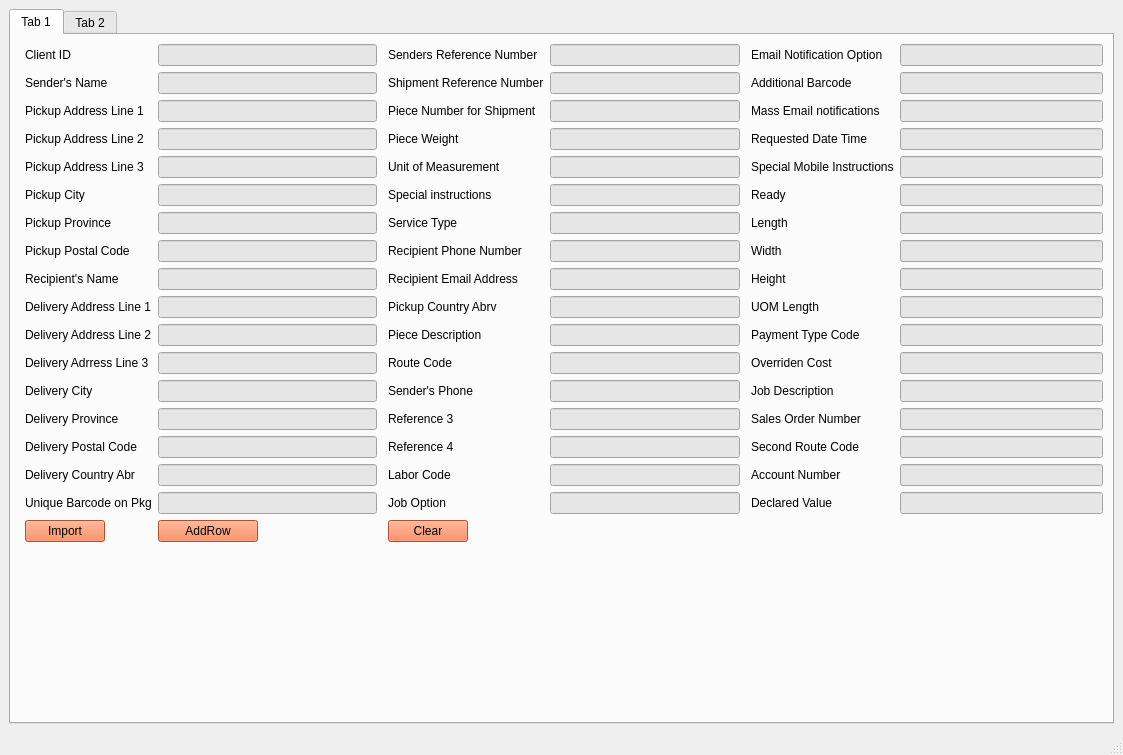
<?xml version="1.0" encoding="UTF-8"?>
<ui version="4.0">
 <class>MainWindow</class>
 <widget class="QMainWindow" name="MainWindow">
  <property name="geometry">
   <rect>
    <x>0</x>
    <y>0</y>
    <width>1123</width>
    <height>755</height>
   </rect>
  </property>
  <property name="minimumSize">
   <size>
    <width>1000</width>
    <height>700</height>
   </size>
  </property>
  <property name="cursor">
   <cursorShape>ArrowCursor</cursorShape>
  </property>
  <property name="windowTitle">
   <string>MainWindow</string>
  </property>
  <property name="styleSheet">
   <string notr="true"/>
  </property>
  <widget class="QWidget" name="centralwidget">
   <property name="styleSheet">
    <string notr="true">QPushButton{
background-color: #ffffb3
}


QLineEdit{
background-color: #e6e6e6;
}</string>
   </property>
   <layout class="QVBoxLayout" name="verticalLayout">
    <item>
     <widget class="QTabWidget" name="tabWidget">
      <property name="styleSheet">
       <string notr="true">QPushButton { color: black; background-color: #f3703c }</string>
      </property>
      <property name="currentIndex">
       <number>0</number>
      </property>
      <widget class="QWidget" name="tab">
       <attribute name="title">
        <string>Tab 1</string>
       </attribute>
       <layout class="QHBoxLayout" name="horizontalLayout_2">
        <item>
         <layout class="QFormLayout" name="formLayout">
          <property name="leftMargin">
           <number>5</number>
          </property>
          <item row="0" column="0">
           <widget class="QLabel" name="clientIDLabel">
            <property name="text">
             <string>Client ID</string>
            </property>
           </widget>
          </item>
          <item row="0" column="1">
           <widget class="QLineEdit" name="clientIDLineEdit"/>
          </item>
          <item row="1" column="0">
           <widget class="QLabel" name="senderSNameLabel">
            <property name="text">
             <string>Sender's Name</string>
            </property>
           </widget>
          </item>
          <item row="1" column="1">
           <widget class="QLineEdit" name="senderSNameLineEdit"/>
          </item>
          <item row="2" column="0">
           <widget class="QLabel" name="pickupAddressLine1Label">
            <property name="text">
             <string>Pickup Address Line 1</string>
            </property>
           </widget>
          </item>
          <item row="2" column="1">
           <widget class="QLineEdit" name="pickupAddressLine1LineEdit"/>
          </item>
          <item row="3" column="0">
           <widget class="QLabel" name="pickupAddressLine2Label">
            <property name="text">
             <string>Pickup Address Line 2</string>
            </property>
           </widget>
          </item>
          <item row="3" column="1">
           <widget class="QLineEdit" name="pickupAddressLine2LineEdit"/>
          </item>
          <item row="4" column="0">
           <widget class="QLabel" name="pickupAddressLine3Label">
            <property name="text">
             <string>Pickup Address Line 3</string>
            </property>
           </widget>
          </item>
          <item row="4" column="1">
           <widget class="QLineEdit" name="pickupAddressLine3LineEdit"/>
          </item>
          <item row="5" column="0">
           <widget class="QLabel" name="pickupCityLabel">
            <property name="text">
             <string>Pickup City</string>
            </property>
           </widget>
          </item>
          <item row="5" column="1">
           <widget class="QLineEdit" name="pickupCityLineEdit"/>
          </item>
          <item row="6" column="0">
           <widget class="QLabel" name="pickupProvinceLabel">
            <property name="text">
             <string>Pickup Province</string>
            </property>
           </widget>
          </item>
          <item row="6" column="1">
           <widget class="QLineEdit" name="pickupProvinceLineEdit"/>
          </item>
          <item row="7" column="0">
           <widget class="QLabel" name="pickupPostalCodeLabel">
            <property name="text">
             <string>Pickup Postal Code</string>
            </property>
           </widget>
          </item>
          <item row="7" column="1">
           <widget class="QLineEdit" name="pickupPostalCodeLineEdit"/>
          </item>
          <item row="8" column="0">
           <widget class="QLabel" name="recipientSNameLabel">
            <property name="text">
             <string>Recipient's Name</string>
            </property>
           </widget>
          </item>
          <item row="8" column="1">
           <widget class="QLineEdit" name="recipientSNameLineEdit"/>
          </item>
          <item row="9" column="0">
           <widget class="QLabel" name="deliveryAddressLine1Label">
            <property name="text">
             <string>Delivery Address Line 1</string>
            </property>
           </widget>
          </item>
          <item row="9" column="1">
           <widget class="QLineEdit" name="deliveryAddressLine1LineEdit"/>
          </item>
          <item row="10" column="0">
           <widget class="QLabel" name="deliveryAddressLine2Label">
            <property name="text">
             <string>Delivery Address Line 2</string>
            </property>
           </widget>
          </item>
          <item row="10" column="1">
           <widget class="QLineEdit" name="deliveryAddressLine2LineEdit"/>
          </item>
          <item row="11" column="0">
           <widget class="QLabel" name="deliveryAdrressLine3Label">
            <property name="text">
             <string>Delivery Adrress Line 3</string>
            </property>
           </widget>
          </item>
          <item row="11" column="1">
           <widget class="QLineEdit" name="deliveryAdrressLine3LineEdit"/>
          </item>
          <item row="12" column="0">
           <widget class="QLabel" name="deliveryCityLabel">
            <property name="text">
             <string>Delivery City</string>
            </property>
           </widget>
          </item>
          <item row="12" column="1">
           <widget class="QLineEdit" name="deliveryCityLineEdit"/>
          </item>
          <item row="13" column="0">
           <widget class="QLabel" name="deliveryProvinceLabel">
            <property name="text">
             <string>Delivery Province</string>
            </property>
           </widget>
          </item>
          <item row="13" column="1">
           <widget class="QLineEdit" name="deliveryProvinceLineEdit"/>
          </item>
          <item row="14" column="0">
           <widget class="QLabel" name="deliveryPostalCodeLabel">
            <property name="text">
             <string>Delivery Postal Code</string>
            </property>
           </widget>
          </item>
          <item row="14" column="1">
           <widget class="QLineEdit" name="deliveryPostalCodeLineEdit"/>
          </item>
          <item row="15" column="0">
           <widget class="QLabel" name="deliveryCountryAbreviationLabel">
            <property name="text">
             <string>Delivery Country Abr</string>
            </property>
           </widget>
          </item>
          <item row="15" column="1">
           <widget class="QLineEdit" name="deliveryCountryAbreviationLineEdit"/>
          </item>
          <item row="16" column="0">
           <widget class="QLabel" name="uniqueBarcodeOnPkgLabel">
            <property name="text">
             <string>Unique Barcode on Pkg</string>
            </property>
           </widget>
          </item>
          <item row="16" column="1">
           <widget class="QLineEdit" name="uniqueBarcodeOnPkgLineEdit"/>
          </item>
          <item row="17" column="0">
           <widget class="QPushButton" name="Import">
            <property name="maximumSize">
             <size>
              <width>200</width>
              <height>200</height>
             </size>
            </property>
            <property name="autoFillBackground">
             <bool>false</bool>
            </property>
            <property name="text">
             <string>Import</string>
            </property>
           </widget>
          </item>
          <item row="17" column="1">
           <widget class="QPushButton" name="AddRow">
            <property name="minimumSize">
             <size>
              <width>0</width>
              <height>0</height>
             </size>
            </property>
            <property name="maximumSize">
             <size>
              <width>100</width>
              <height>200</height>
             </size>
            </property>
            <property name="styleSheet">
             <string notr="true"/>
            </property>
            <property name="text">
             <string>AddRow</string>
            </property>
           </widget>
          </item>
         </layout>
        </item>
        <item>
         <layout class="QFormLayout" name="formLayout_2">
          <property name="leftMargin">
           <number>5</number>
          </property>
          <item row="0" column="0">
           <widget class="QLabel" name="sendersReferenceNumberLabel">
            <property name="text">
             <string>Senders Reference Number</string>
            </property>
           </widget>
          </item>
          <item row="0" column="1">
           <widget class="QLineEdit" name="sendersReferenceNumberLineEdit"/>
          </item>
          <item row="1" column="0">
           <widget class="QLabel" name="shipmentReferenceNumberLabel">
            <property name="text">
             <string>Shipment Reference Number</string>
            </property>
           </widget>
          </item>
          <item row="1" column="1">
           <widget class="QLineEdit" name="shipmentReferenceNumberLineEdit"/>
          </item>
          <item row="2" column="0">
           <widget class="QLabel" name="pieceNumberForShipmentLabel">
            <property name="text">
             <string>Piece Number for Shipment</string>
            </property>
           </widget>
          </item>
          <item row="2" column="1">
           <widget class="QLineEdit" name="pieceNumberForShipmentLineEdit"/>
          </item>
          <item row="3" column="0">
           <widget class="QLabel" name="pieceWeightLabel">
            <property name="text">
             <string>Piece Weight</string>
            </property>
           </widget>
          </item>
          <item row="3" column="1">
           <widget class="QLineEdit" name="pieceWeightLineEdit"/>
          </item>
          <item row="4" column="0">
           <widget class="QLabel" name="unitOfMeasurementLabel">
            <property name="text">
             <string>Unit of Measurement</string>
            </property>
           </widget>
          </item>
          <item row="4" column="1">
           <widget class="QLineEdit" name="unitOfMeasurementLineEdit"/>
          </item>
          <item row="5" column="0">
           <widget class="QLabel" name="specialInstructionsLabel">
            <property name="text">
             <string>Special instructions</string>
            </property>
           </widget>
          </item>
          <item row="5" column="1">
           <widget class="QLineEdit" name="specialInstructionsLineEdit"/>
          </item>
          <item row="6" column="0">
           <widget class="QLabel" name="serviceTypeLabel">
            <property name="text">
             <string>Service Type</string>
            </property>
           </widget>
          </item>
          <item row="6" column="1">
           <widget class="QLineEdit" name="serviceTypeLineEdit"/>
          </item>
          <item row="7" column="0">
           <widget class="QLabel" name="recipientPhoneNumberLabel">
            <property name="text">
             <string>Recipient Phone Number</string>
            </property>
           </widget>
          </item>
          <item row="7" column="1">
           <widget class="QLineEdit" name="recipientPhoneNumberLineEdit"/>
          </item>
          <item row="8" column="0">
           <widget class="QLabel" name="recipientEmailAddressLabel">
            <property name="text">
             <string>Recipient Email Address</string>
            </property>
           </widget>
          </item>
          <item row="8" column="1">
           <widget class="QLineEdit" name="recipientEmailAddressLineEdit"/>
          </item>
          <item row="9" column="0">
           <widget class="QLabel" name="pickupCountryAbrvLabel">
            <property name="text">
             <string>Pickup Country Abrv</string>
            </property>
           </widget>
          </item>
          <item row="9" column="1">
           <widget class="QLineEdit" name="pickupCountryAbrvLineEdit"/>
          </item>
          <item row="10" column="0">
           <widget class="QLabel" name="pieceDescriptionLabel">
            <property name="text">
             <string>Piece Description</string>
            </property>
           </widget>
          </item>
          <item row="10" column="1">
           <widget class="QLineEdit" name="pieceDescriptionLineEdit"/>
          </item>
          <item row="11" column="0">
           <widget class="QLabel" name="routeCodeLabel">
            <property name="text">
             <string>Route Code</string>
            </property>
           </widget>
          </item>
          <item row="11" column="1">
           <widget class="QLineEdit" name="routeCodeLineEdit"/>
          </item>
          <item row="12" column="0">
           <widget class="QLabel" name="senderSPhoneLabel">
            <property name="text">
             <string>Sender's Phone</string>
            </property>
           </widget>
          </item>
          <item row="12" column="1">
           <widget class="QLineEdit" name="senderSPhoneLineEdit"/>
          </item>
          <item row="13" column="0">
           <widget class="QLabel" name="reference3Label">
            <property name="text">
             <string>Reference 3</string>
            </property>
           </widget>
          </item>
          <item row="13" column="1">
           <widget class="QLineEdit" name="reference3LineEdit"/>
          </item>
          <item row="14" column="0">
           <widget class="QLabel" name="reference4Label">
            <property name="text">
             <string>Reference 4</string>
            </property>
           </widget>
          </item>
          <item row="14" column="1">
           <widget class="QLineEdit" name="reference4LineEdit"/>
          </item>
          <item row="15" column="0">
           <widget class="QLabel" name="laborCodeLabel">
            <property name="text">
             <string>Labor Code</string>
            </property>
           </widget>
          </item>
          <item row="15" column="1">
           <widget class="QLineEdit" name="laborCodeLineEdit"/>
          </item>
          <item row="16" column="0">
           <widget class="QLabel" name="jobOptionLabel">
            <property name="text">
             <string>Job Option</string>
            </property>
           </widget>
          </item>
          <item row="16" column="1">
           <widget class="QLineEdit" name="jobOptionLineEdit"/>
          </item>
          <item row="17" column="0">
           <widget class="QPushButton" name="Clear">
            <property name="text">
             <string>Clear</string>
            </property>
           </widget>
          </item>
         </layout>
        </item>
        <item>
         <layout class="QFormLayout" name="formLayout_3">
          <property name="leftMargin">
           <number>5</number>
          </property>
          <property name="bottomMargin">
           <number>0</number>
          </property>
          <item row="0" column="0">
           <widget class="QLabel" name="emailNotificationOptionLabel">
            <property name="text">
             <string>Email Notification Option</string>
            </property>
           </widget>
          </item>
          <item row="0" column="1">
           <widget class="QLineEdit" name="EmailNotificationOptionLineEdit"/>
          </item>
          <item row="1" column="0">
           <widget class="QLabel" name="additionalBarcodeLabel">
            <property name="text">
             <string>Additional Barcode</string>
            </property>
           </widget>
          </item>
          <item row="1" column="1">
           <widget class="QLineEdit" name="additionalBarcodeLineEdit"/>
          </item>
          <item row="2" column="0">
           <widget class="QLabel" name="massEmailNotificationsLabel">
            <property name="text">
             <string>Mass Email notifications</string>
            </property>
           </widget>
          </item>
          <item row="2" column="1">
           <widget class="QLineEdit" name="massEmailNotificationsLineEdit"/>
          </item>
          <item row="3" column="0">
           <widget class="QLabel" name="requestedDateTimeLabel">
            <property name="text">
             <string>Requested Date Time</string>
            </property>
           </widget>
          </item>
          <item row="3" column="1">
           <widget class="QLineEdit" name="requestedDateTimeLineEdit"/>
          </item>
          <item row="4" column="0">
           <widget class="QLabel" name="specialMobileInstructionsLabel">
            <property name="text">
             <string>Special Mobile Instructions</string>
            </property>
           </widget>
          </item>
          <item row="4" column="1">
           <widget class="QLineEdit" name="specialMobileInstructionsLineEdit"/>
          </item>
          <item row="5" column="0">
           <widget class="QLabel" name="readyLabel">
            <property name="text">
             <string>Ready</string>
            </property>
           </widget>
          </item>
          <item row="5" column="1">
           <widget class="QLineEdit" name="readyLineEdit"/>
          </item>
          <item row="6" column="0">
           <widget class="QLabel" name="lengthLabel">
            <property name="text">
             <string>Length</string>
            </property>
           </widget>
          </item>
          <item row="6" column="1">
           <widget class="QLineEdit" name="lengthLineEdit"/>
          </item>
          <item row="7" column="0">
           <widget class="QLabel" name="widthLabel">
            <property name="text">
             <string>Width</string>
            </property>
           </widget>
          </item>
          <item row="7" column="1">
           <widget class="QLineEdit" name="widthLineEdit"/>
          </item>
          <item row="8" column="0">
           <widget class="QLabel" name="heightLabel">
            <property name="text">
             <string>Height</string>
            </property>
           </widget>
          </item>
          <item row="8" column="1">
           <widget class="QLineEdit" name="heightLineEdit"/>
          </item>
          <item row="9" column="0">
           <widget class="QLabel" name="uOMLengthLabel">
            <property name="text">
             <string>UOM Length</string>
            </property>
           </widget>
          </item>
          <item row="9" column="1">
           <widget class="QLineEdit" name="uOMLengthLineEdit"/>
          </item>
          <item row="10" column="0">
           <widget class="QLabel" name="paymentTypeCodeLabel">
            <property name="text">
             <string>Payment Type Code</string>
            </property>
           </widget>
          </item>
          <item row="10" column="1">
           <widget class="QLineEdit" name="paymentTypeCodeLineEdit"/>
          </item>
          <item row="11" column="0">
           <widget class="QLabel" name="overridenCostLabel">
            <property name="text">
             <string>Overriden Cost</string>
            </property>
           </widget>
          </item>
          <item row="11" column="1">
           <widget class="QLineEdit" name="overridenCostLineEdit"/>
          </item>
          <item row="12" column="0">
           <widget class="QLabel" name="jobDescriptionLabel">
            <property name="text">
             <string>Job Description</string>
            </property>
           </widget>
          </item>
          <item row="12" column="1">
           <widget class="QLineEdit" name="jobDescriptionLineEdit"/>
          </item>
          <item row="13" column="0">
           <widget class="QLabel" name="salesOrderNumberLabel">
            <property name="text">
             <string>Sales Order Number</string>
            </property>
           </widget>
          </item>
          <item row="13" column="1">
           <widget class="QLineEdit" name="salesOrderNumberLineEdit"/>
          </item>
          <item row="14" column="0">
           <widget class="QLabel" name="secondRouteCodeLabel">
            <property name="text">
             <string>Second Route Code</string>
            </property>
           </widget>
          </item>
          <item row="14" column="1">
           <widget class="QLineEdit" name="secondRouteCodeLineEdit"/>
          </item>
          <item row="15" column="0">
           <widget class="QLabel" name="accountNumberLabel">
            <property name="text">
             <string>Account Number</string>
            </property>
           </widget>
          </item>
          <item row="15" column="1">
           <widget class="QLineEdit" name="accountNumberLineEdit"/>
          </item>
          <item row="16" column="0">
           <widget class="QLabel" name="declaredValueLabel">
            <property name="text">
             <string>Declared Value</string>
            </property>
           </widget>
          </item>
          <item row="16" column="1">
           <widget class="QLineEdit" name="declaredValueLineEdit"/>
          </item>
         </layout>
        </item>
       </layout>
      </widget>
      <widget class="QWidget" name="tab_2">
       <attribute name="title">
        <string>Tab 2</string>
       </attribute>
       <layout class="QVBoxLayout" name="verticalLayout_2">
        <item>
         <widget class="QTableWidget" name="tableWidget">
          <property name="rowCount">
           <number>20</number>
          </property>
          <property name="columnCount">
           <number>51</number>
          </property>
          <row/>
          <row/>
          <row/>
          <row/>
          <row/>
          <row/>
          <row/>
          <row/>
          <row/>
          <row/>
          <row/>
          <row/>
          <row/>
          <row/>
          <row/>
          <row/>
          <row/>
          <row/>
          <row/>
          <row/>
          <column/>
          <column/>
          <column/>
          <column/>
          <column/>
          <column/>
          <column/>
          <column/>
          <column/>
          <column/>
          <column/>
          <column/>
          <column/>
          <column/>
          <column/>
          <column/>
          <column/>
          <column/>
          <column/>
          <column/>
          <column/>
          <column/>
          <column/>
          <column/>
          <column/>
          <column/>
          <column/>
          <column/>
          <column/>
          <column/>
          <column/>
          <column/>
          <column/>
          <column/>
          <column/>
          <column/>
          <column/>
          <column/>
          <column/>
          <column/>
          <column/>
          <column/>
          <column/>
          <column/>
          <column/>
          <column/>
          <column/>
          <column/>
          <column/>
          <column/>
          <column/>
         </widget>
        </item>
        <item>
         <widget class="QPushButton" name="RemoveRow">
          <property name="maximumSize">
           <size>
            <width>100</width>
            <height>100</height>
           </size>
          </property>
          <property name="text">
           <string>Remove Row</string>
          </property>
         </widget>
        </item>
        <item>
         <widget class="QPushButton" name="Export">
          <property name="maximumSize">
           <size>
            <width>100</width>
            <height>100</height>
           </size>
          </property>
          <property name="text">
           <string>Export</string>
          </property>
         </widget>
        </item>
       </layout>
      </widget>
     </widget>
    </item>
   </layout>
  </widget>
  <widget class="QMenuBar" name="menubar">
   <property name="geometry">
    <rect>
     <x>0</x>
     <y>0</y>
     <width>1123</width>
     <height>21</height>
    </rect>
   </property>
  </widget>
  <widget class="QStatusBar" name="statusbar"/>
 </widget>
 <resources/>
 <connections/>
</ui>
